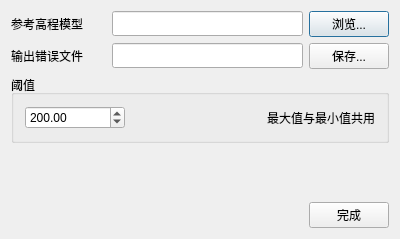
<?xml version="1.0" encoding="UTF-8"?>
<ui version="4.0">
 <class>ipfModelerDemGrossErrorCheckDialog</class>
 <widget class="QDialog" name="ipfModelerDemGrossErrorCheckDialog">
  <property name="geometry">
   <rect>
    <x>0</x>
    <y>0</y>
    <width>400</width>
    <height>239</height>
   </rect>
  </property>
  <property name="windowTitle">
   <string>数字高程模型粗差检查</string>
  </property>
  <layout class="QVBoxLayout" name="verticalLayout">
   <item>
    <layout class="QHBoxLayout" name="horizontalLayout_5">
     <item>
      <widget class="QLabel" name="label_5">
       <property name="minimumSize">
        <size>
         <width>95</width>
         <height>25</height>
        </size>
       </property>
       <property name="text">
        <string>参考高程模型</string>
       </property>
      </widget>
     </item>
     <item>
      <widget class="QLineEdit" name="lineEdit">
       <property name="minimumSize">
        <size>
         <width>0</width>
         <height>25</height>
        </size>
       </property>
      </widget>
     </item>
     <item>
      <widget class="QPushButton" name="pushButton_2">
       <property name="minimumSize">
        <size>
         <width>75</width>
         <height>25</height>
        </size>
       </property>
       <property name="text">
        <string>浏览...</string>
       </property>
      </widget>
     </item>
    </layout>
   </item>
   <item>
    <layout class="QHBoxLayout" name="horizontalLayout_4">
     <item>
      <widget class="QLabel" name="label_4">
       <property name="minimumSize">
        <size>
         <width>95</width>
         <height>25</height>
        </size>
       </property>
       <property name="text">
        <string>输出错误文件</string>
       </property>
      </widget>
     </item>
     <item>
      <widget class="QLineEdit" name="lineEdit_2">
       <property name="minimumSize">
        <size>
         <width>0</width>
         <height>25</height>
        </size>
       </property>
      </widget>
     </item>
     <item>
      <widget class="QPushButton" name="pushButton_3">
       <property name="minimumSize">
        <size>
         <width>75</width>
         <height>25</height>
        </size>
       </property>
       <property name="text">
        <string>保存...</string>
       </property>
      </widget>
     </item>
    </layout>
   </item>
   <item>
    <widget class="QGroupBox" name="groupBox">
     <property name="autoFillBackground">
      <bool>false</bool>
     </property>
     <property name="title">
      <string>阈值</string>
     </property>
     <property name="flat">
      <bool>true</bool>
     </property>
     <property name="checkable">
      <bool>false</bool>
     </property>
     <property name="checked">
      <bool>false</bool>
     </property>
     <layout class="QGridLayout" name="gridLayout">
      <item row="0" column="0">
       <widget class="QDoubleSpinBox" name="doubleSpinBox">
        <property name="minimumSize">
         <size>
          <width>100</width>
          <height>0</height>
         </size>
        </property>
        <property name="maximumSize">
         <size>
          <width>150</width>
          <height>16777215</height>
         </size>
        </property>
        <property name="maximum">
         <double>9999.000000000000000</double>
        </property>
        <property name="value">
         <double>200.000000000000000</double>
        </property>
       </widget>
      </item>
      <item row="0" column="1">
       <spacer name="horizontalSpacer_2">
        <property name="orientation">
         <enum>Qt::Horizontal</enum>
        </property>
        <property name="sizeHint" stdset="0">
         <size>
          <width>40</width>
          <height>20</height>
         </size>
        </property>
       </spacer>
      </item>
      <item row="0" column="2">
       <widget class="QLabel" name="label">
        <property name="text">
         <string>最大值与最小值共用</string>
        </property>
       </widget>
      </item>
     </layout>
    </widget>
   </item>
   <item>
    <spacer name="verticalSpacer">
     <property name="orientation">
      <enum>Qt::Vertical</enum>
     </property>
     <property name="sizeHint" stdset="0">
      <size>
       <width>350</width>
       <height>38</height>
      </size>
     </property>
    </spacer>
   </item>
   <item>
    <layout class="QHBoxLayout" name="horizontalLayout">
     <item>
      <spacer name="horizontalSpacer">
       <property name="orientation">
        <enum>Qt::Horizontal</enum>
       </property>
       <property name="sizeHint" stdset="0">
        <size>
         <width>40</width>
         <height>20</height>
        </size>
       </property>
      </spacer>
     </item>
     <item>
      <widget class="QPushButton" name="pushButton">
       <property name="minimumSize">
        <size>
         <width>75</width>
         <height>25</height>
        </size>
       </property>
       <property name="text">
        <string>完成</string>
       </property>
      </widget>
     </item>
    </layout>
   </item>
  </layout>
 </widget>
 <layoutdefault spacing="6" margin="11"/>
 <resources/>
 <connections/>
</ui>
